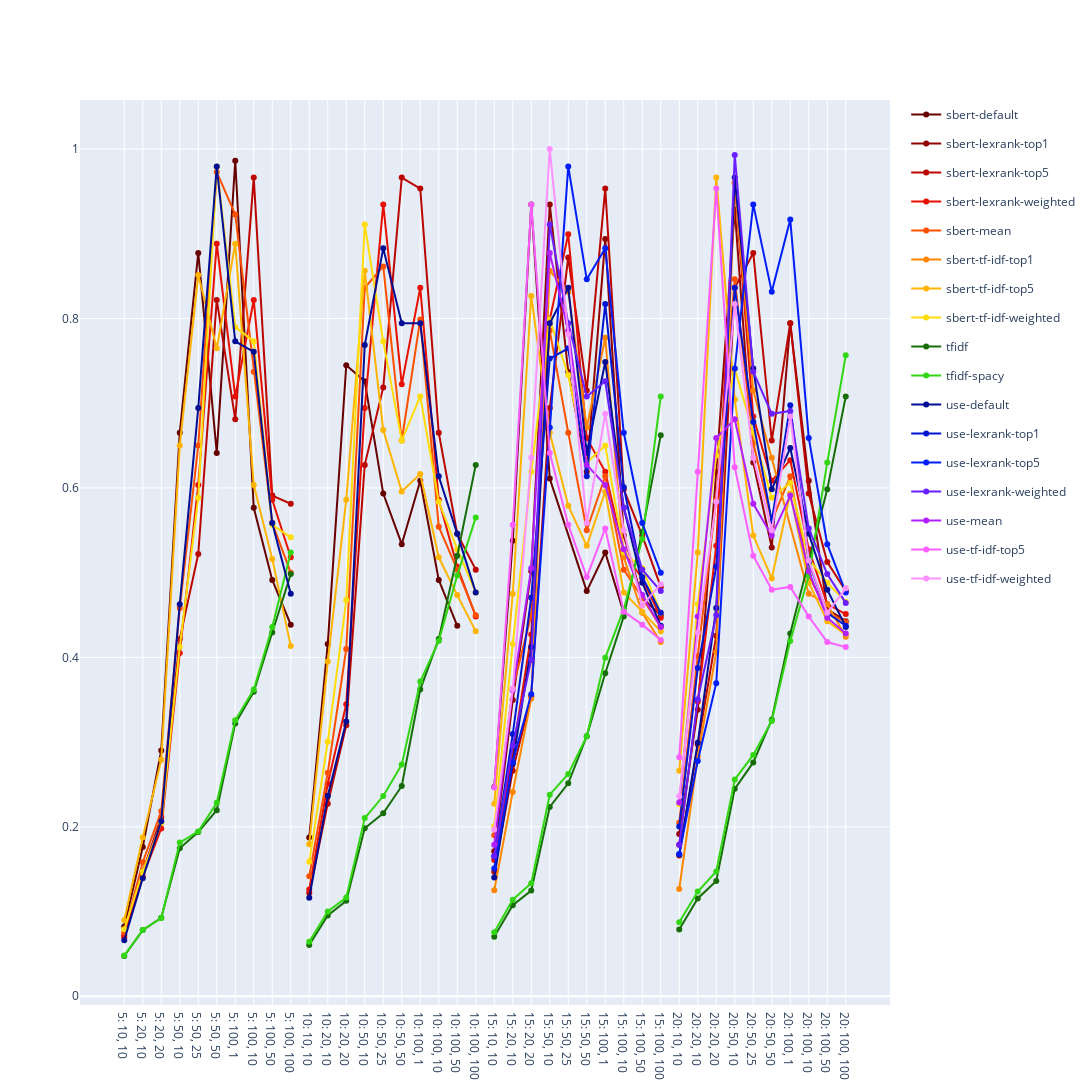

Notebook code cell kept with this figure:
### Code cell
plot_score('topics_num_norm')
